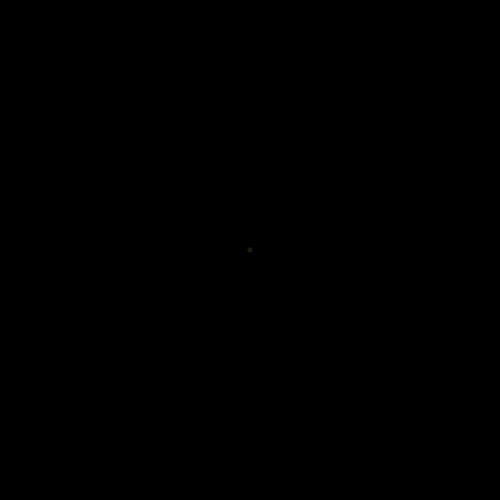
Frame 1 (no input)
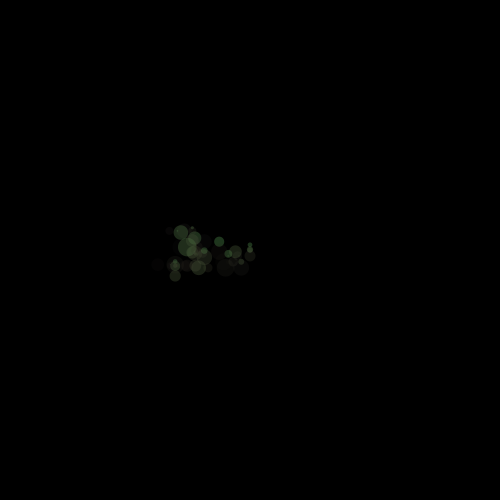
Frame 60 (the mouse pressed at the canvas centre just before this capture)
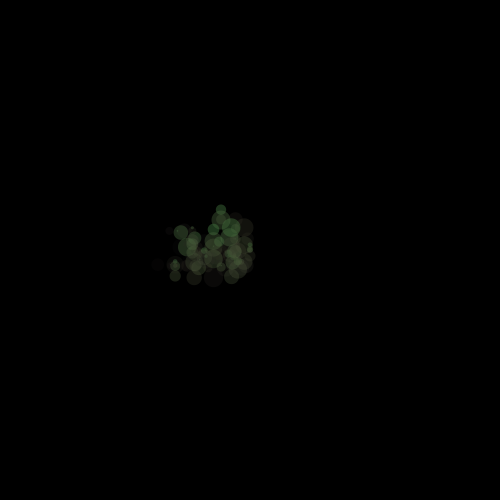
Frame 120 (the mouse held since frame 60 and released just before this capture)

The Processing sketch that drew these frames (run headless with seeded random() and noise(); from frame 60 on, the mouse is pressed at the canvas centre):

// Processing sketch: clase_6_marzo
// ── clase_6_marzo.pde
float r;
float x;
float y;
float step;
float t;

void setup() {
  size(500, 500);
  background(0);
  noStroke();
  colorMode(HSB,360,255,255);
  x = width/2;
  y = height/2;
  t = 100;
}

void draw() {
  r = random(1);
  step = random(20);
  fill((t*r)+20,(t*r)+20,(t*r)+20,(t*r)+20);
  println(t);
  ellipse(x, y, step, step);
  if (r < .25) {
    x = x+step; //aqui va a la derecha con 25% probabilidad
  }
  if (r > .25 && r < .5) {
    x = x-step; //aqui va a la izquierda con 25% probabilidad
  }
  if (r > .5 && r < .75) {
    y = y-step;
  } 
  if (r > .75) {
    y = y+step;
  }
  if (y >= height || x >= width || y <= 0 || x <= 0) {
    x = width/2;
    y = height/2;
    t = random(360);
  }
}
